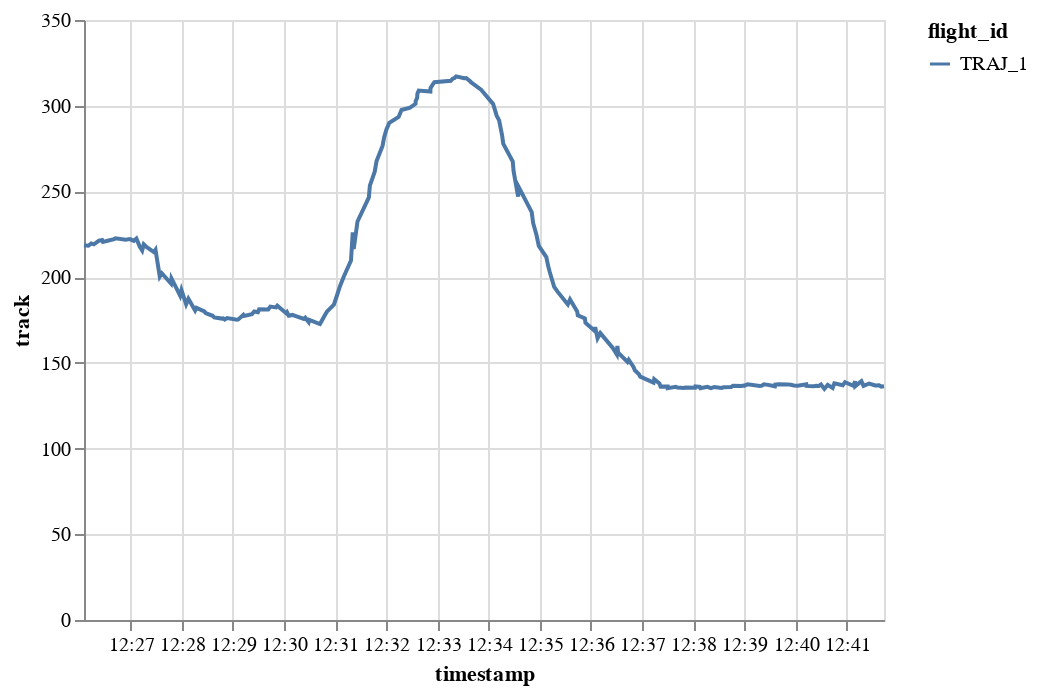

The notebook cell this image was saved under:
### Code cell
traffic[1].chart().encode(alt.Y("track"), alt.X("timestamp"), alt.Color("flight_id"))

### Figure 1 — Vega-Lite specification as saved in the notebook (floating-point values rounded to 4 significant figures; data arrays with more than 128 entries replaced by an {"elided": "..."} marker saying what was removed)
{"config": {"view": {"continuousWidth": 400, "continuousHeight": 300}}, "data": {"name": "data-90e0321395b3a9eb3c8a54d8b2fdd59f"}, "mark": "line", "encoding": {"color": {"type": "nominal", "field": "flight_id"}, "x": {"type": "temporal", "field": "timestamp"}, "y": {"type": "quantitative", "field": "track"}}, "$schema": "https://vega.github.io/schema/vega-lite/v4.8.1.json", "datasets": {"data-90e0321395b3a9eb3c8a54d8b2fdd59f": {"elided": "200 records"}}}
